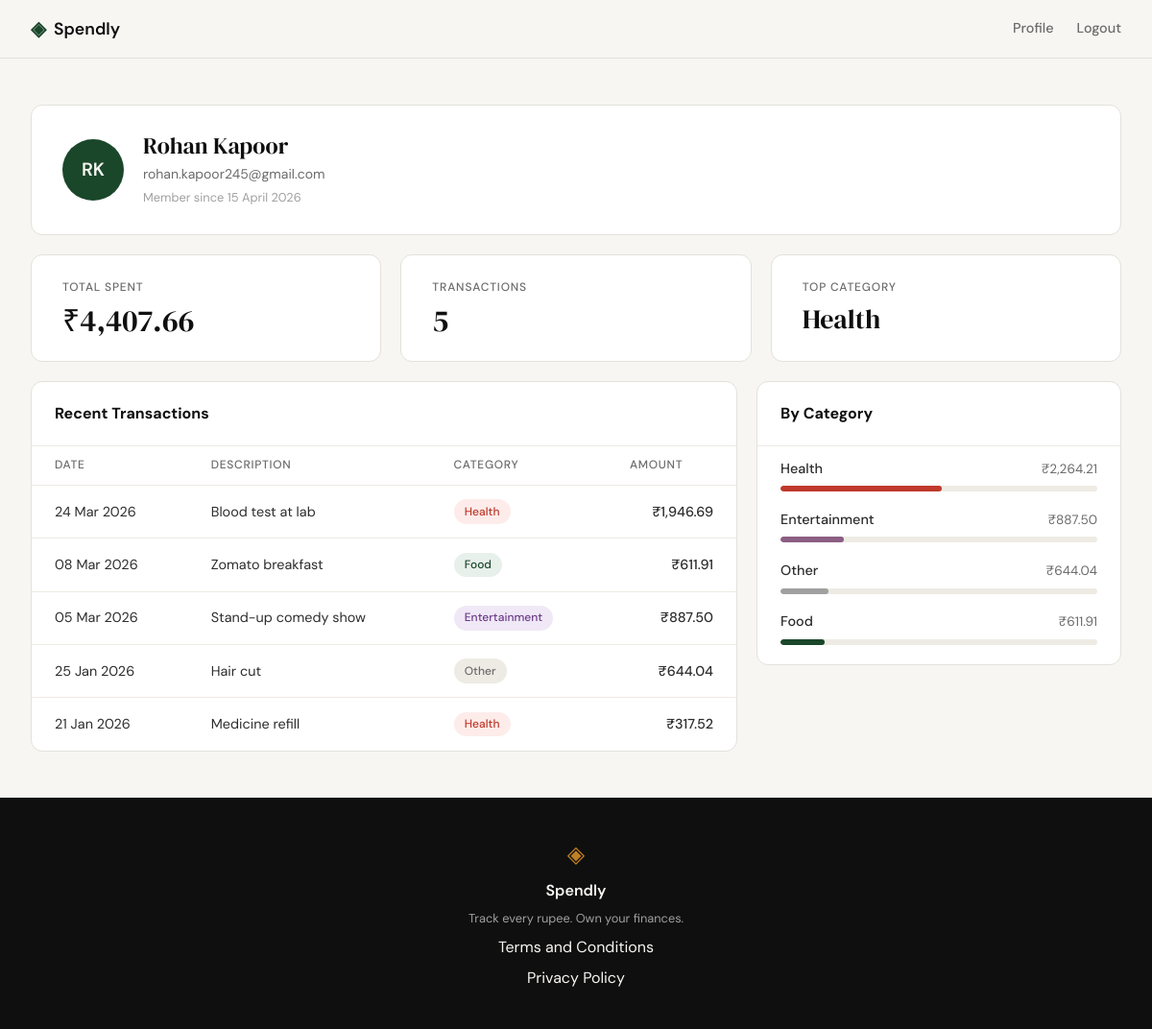
Screenshot of /profile (signed in) with the database file from the repository.
### tables this page shows
CREATE TABLE users (
            id            INTEGER PRIMARY KEY AUTOINCREMENT,
            name          TEXT    NOT NULL,
            email         TEXT    UNIQUE NOT NULL,
            password_hash TEXT    NOT NULL,
            created_at    TEXT    DEFAULT (datetime('now'))
        );

CREATE TABLE expenses (
            id          INTEGER PRIMARY KEY AUTOINCREMENT,
            user_id     INTEGER NOT NULL REFERENCES users(id),
            amount      REAL    NOT NULL,
            category    TEXT    NOT NULL,
            date        TEXT    NOT NULL,
            description TEXT,
            created_at  TEXT    DEFAULT (datetime('now'))
        );

### app.py (the view)
@app.route("/profile")
def profile():
    if not session.get("user_id"):
        return redirect(url_for("login"))
    user_id = session["user_id"]
    user = get_user_by_id(user_id)
    if user is None:
        abort(404)
    raw_name = user["name"]
    words = raw_name.split()
    initials = "".join(w[0].upper() for w in words)[:2]
    member_since = datetime.datetime.strptime(user["created_at"][:10], "%Y-%m-%d").strftime("%d %B %Y")
    user_info = {
        "name": raw_name,
        "email": user["email"],
        "member_since": member_since,
        "initials": initials,
    }
    category_rows = get_category_totals(user_id)
    expense_rows = get_expenses_by_user(user_id)
    transactions = [
        {
            "date": datetime.datetime.strptime(row["date"], "%Y-%m-%d").strftime("%d %b %Y"),
            "description": row["description"] or "",
            "category": row["category"],
            "amount": f"₹{row['amount']:,.2f}",
        }
        for row in expense_rows
    ]
    expense_stats = get_expense_stats(user_id)
    top_category = category_rows[0]["category"] if category_rows else "—"
    stats = {
        "total_spent": f"₹{expense_stats['total']:,.2f}",
        "transaction_count": expense_stats["count"],
        "top_category": top_category,
    }
    grand_total = sum(row["total"] for row in category_rows)
    categories = [
        {
            "name": row["category"],
            "amount": f"₹{row['total']:,.2f}",
            "pct": round((row["total"] / grand_total) * 100) if grand_total else 0,
        }
        for row in category_rows
    ]
    return render_template(
        "profile.html",
        user_info=user_info,
        stats=stats,
        transactions=transactions,
        categories=categories,
    )

### database/db.py (called while the page is built)
def get_db():
    conn = sqlite3.connect(DB_PATH)
    conn.row_factory = sqlite3.Row
    conn.execute("PRAGMA foreign_keys = ON")
    return conn

def get_user_by_id(user_id):
    conn = get_db()
    user = conn.execute(
        "SELECT id, name, email, created_at FROM users WHERE id = ?",
        (user_id,),
    ).fetchone()
    conn.close()
    return user

def get_expenses_by_user(user_id):
    conn = get_db()
    rows = conn.execute(
        "SELECT id, amount, category, date, description"
        " FROM expenses WHERE user_id = ? ORDER BY date DESC",
        (user_id,),
    ).fetchall()
    conn.close()
    return rows

def get_expense_stats(user_id):
    conn = get_db()
    row = conn.execute(
        "SELECT COUNT(*) as count, COALESCE(SUM(amount), 0) as total"
        " FROM expenses WHERE user_id = ?",
        (user_id,),
    ).fetchone()
    conn.close()
    return row

def get_category_totals(user_id):
    conn = get_db()
    rows = conn.execute(
        "SELECT category, SUM(amount) as total"
        " FROM expenses WHERE user_id = ? GROUP BY category ORDER BY total DESC",
        (user_id,),
    ).fetchall()
    conn.close()
    return rows

### templates/profile.html (shortened to what this page needs)
{% extends "base.html" %}
{% block content %}
<section class="profile-section">
    <div class="profile-container">
        <div class="profile-user-card">
            <div class="avatar">
                <span class="avatar-initials">{{ user_info.initials }}</span>
            </div>
            <div class="user-details">
                <p class="user-name">{{ user_info.name }}</p>
                <p class="user-email">{{ user_info.email }}</p>
                <p class="user-since">Member since {{ user_info.member_since }}</p>
            </div>
        </div>
        <div class="stats-row">
            <div class="stat-card">
                <p class="stat-label">Total Spent</p>
                <p class="stat-value">{{ stats.total_spent }}</p>
            </div>
            <div class="stat-card">
                <p class="stat-label">Transactions</p>
                <p class="stat-value">{{ stats.transaction_count }}</p>
            </div>
            <div class="stat-card">
                <p class="stat-label">Top Category</p>
                <p class="stat-value stat-value--text">{{ stats.top_category }}</p>
            </div>
        </div>
        <div class="profile-bottom">
            <div class="transactions-card">
                <p class="card-heading">Recent Transactions</p>
                <table class="expense-table">
                    <thead>
                        <tr>
                            <th>Date</th>
                            <th>Description</th>
                            <th>Category</th>
                            <th class="col-amount">Amount</th>
                        </tr>
                    </thead>
                    <tbody>
                        {% for t in transactions %}
                        <tr>
                            <td class="col-date">{{ t.date }}</td>
                            <td>{{ t.description }}</td>
                            <td>
                                <span class="category-badge badge-{{ t.category | lower }}">
                                    {{ t.category }}
                                </span>
                            </td>
                            <td class="col-amount">{{ t.amount }}</td>
                        </tr>
                        {% endfor %}
                    </tbody>
                </table>
            </div>
            <div class="breakdown-card">
                <p class="card-heading">By Category</p>
                <div class="breakdown-list">
                    {% for cat in categories %}
                    <div class="breakdown-item">
                        <div class="breakdown-header">
                            <span class="breakdown-label">{{ cat.name }}</span>
                            <span class="breakdown-amount">{{ cat.amount }}</span>
                        </div>
                        <div class="breakdown-track">
                            <div class="breakdown-fill breakdown-fill--{{ cat.name | lower }}" style="--bar-pct: {{ cat.pct }}%"></div>
                        </div>
                    </div>
                    {% endfor %}
                </div>
            </div>
        </div>
    </div>
</section>
{% endblock %}

### rows the page displays
users: name "Rohan Kapoor", email "rohan.kapoor245@gmail.com", member_since "15 April 2026"
expenses: date "24 Mar 2026", description "Blood test at lab", category "Health", amount "₹1,946.69"
expenses: date "08 Mar 2026", description "Zomato breakfast", category "Food", amount "₹611.91"
expenses: date "05 Mar 2026", description "Stand-up comedy show", category "Entertainment", amount "₹887.50"
expenses: date "25 Jan 2026", description "Hair cut", category "Other", amount "₹644.04"
expenses: date "21 Jan 2026", description "Medicine refill", category "Health", amount "₹317.52"

### other values shown
{{ user_info.initials }} "RK"
{{ stats.total_spent }} "₹4,407.66"
{{ stats.transaction_count }} "5"
{{ stats.top_category }} "Health"
{{ cat.name }} "Health" "Entertainment" "Other" "Food"
{{ cat.amount }} "₹2,264.21" "₹887.50" "₹644.04" "₹611.91"
